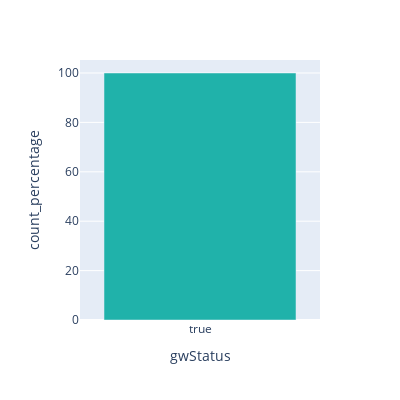

The cell this chart's notebook holds for it:
### Code cell
count_percentage_plot_by_column('gwStatus','lightseagreen')

### Figure 1 — Plotly figure (JSON) as saved in the notebook; plotly's stock layout.template omitted (floating-point values rounded to 4 significant figures)
{"data": [{"alignmentgroup": "True", "hovertemplate": "gwStatus=%{x}<br>count_percentage=%{y}<extra></extra>", "legendgroup": "", "marker": {"color": "lightseagreen", "pattern": {"shape": ""}}, "name": "", "offsetgroup": "", "orientation": "v", "showlegend": false, "textposition": "auto", "type": "bar", "x": [true], "xaxis": "x", "y": [100], "yaxis": "y"}], "layout": {"autosize": false, "barmode": "relative", "height": 400, "legend": {"tracegroupgap": 0}, "margin": {"t": 60}, "width": 400, "xaxis": {"anchor": "y", "domain": [0, 1], "title": {"text": "gwStatus"}}, "yaxis": {"anchor": "x", "domain": [0, 1], "title": {"text": "count_percentage"}}}}
